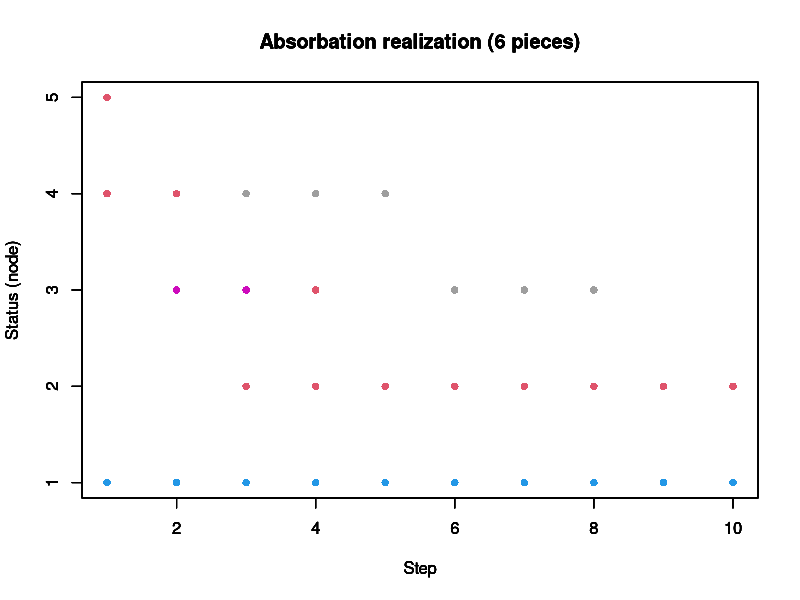

Recreate this plot in R.
# Lab 4 Part 1

p0 = c(0.2, 0.2, 0.2, 0.2, 0.2);

P_original = matrix(
    c(0.5, 0.2, 0.3, 0, 0,
        0.2, 0.6, 0.2, 0, 0,
        0, 0, 1, 0, 0,
        0.2, 0.4, 0, 0.3, 0.1,
        0, 1, 0, 0, 0),
    ncol = 5,
    nrow = 5
);
P_original = t(P_original);

P_block = matrix(
    c(
    1, 0, 0, 0, 0,
    0, 1, 0, 0, 0,
    0.3, 0.2, 0.5, 0, 0,
    0, 0.4, 0.2, 0.3, 0.1,
    0.2, 0.6, 0.2, 0, 0
    ),
    ncol = 5,
    nrow = 5
);
P_block = t(P_block);

unit_matrix = matrix(0, ncol = 3, nrow = 3);
for (i in 1:3) {
    unit_matrix[i, i] = 1;
}

absorb_realization = list();

get_row = function(arg) {
    rand = runif(1);
    new_arg = 0;
    for (i in 1:5) {
        new_arg = new_arg + arg[i];
        if (rand <= new_arg)
            return(i);
        }
}

for (i in 1:6) {
    realization = c();
    realization[1] = get_row(p0);
    for (j in 2:10) {
        realization[j] = get_row(P_block[realization[j - 1], ]);
    }
    absorb_realization[[i]] = realization;
}

nodes = seq(1, 5, 1);

for (i in 1:6) {
    par(new = TRUE);
    plot(seq(1, 10, 1), absorb_realization[[i]], xlim = range(seq(1, 10, 1)), ylim = c(1, 5), xlab = "Step", ylab = "Status (node)",
     main = "Absorbation realization (6 pieces)", pch = 16, col = 10 * i);
}

# Task 2
Q = matrix(nrow = 3, ncol = 3);
for (i in 1:3) {
    for (j in 1:3) {
        Q[i, j] = P_block[i + 2, j + 2];
    }
}
#fundamental 
N = solve(unit_matrix - Q);

#tau
average_time_tau = N %*% c(1, 1, 1);

R = matrix(nrow = 3, ncol = 2);
for (i in 1:3) {
    for (j in 1:2) {
        R[i, j] = P_block[i + 2, j];
    }
}

#
absorb_possibility = N %*% R;

#
average_absorb_time = c(0.2, 0.2, 0.2) %*% average_time_tau;


#Task 3
realizations_amount = 2000;
vals_table = matrix(0, nrow = realizations_amount, 4);

check_absorb = function(arg, iter) {
    if (arg == 1 || arg == 2) {
        return(TRUE);
    }
    return(FALSE);
}

average_time_in_node = c(0, 0, 0);
for (i in 1:realizations_amount) {
    realization = c();
    is_absorbed = FALSE;
    realization[1] = get_row(p0);
    if (check_absorb(realization[1])) {
        vals_table[i, 4] = 1;
        is_absorbed = TRUE;
    }
    else {
        vals_table[i, realization[1] - 2] = vals_table[i, realization[1] - 2] + 1;
    }

    counter = 2;

    while (!is_absorbed) {
        realization[counter] = get_row(P_block[realization[counter - 1],]);
        if (check_absorb(realization[counter])) {
            vals_table[i, 4] = counter;
            is_absorbed = TRUE;
        }
        else {
            vals_table[i, realization[counter] - 2] = vals_table[i, realization[counter] - 2] + 1;
        }
        counter = counter + 1;
    }
}